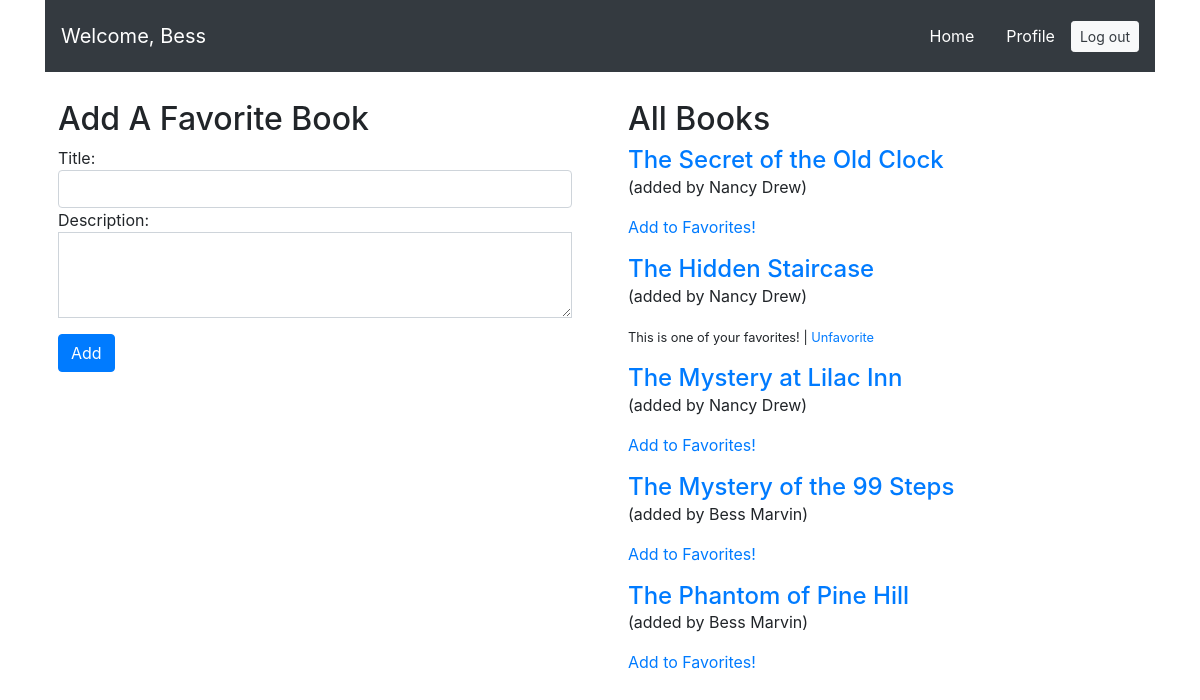
Screenshot of /books/ (signed in) with the database file from the repository.
### login_app/models.py (models this page shows)
class User(models.Model):
    first_name = models.CharField(max_length=45)
    last_name = models.CharField(max_length=45)
    email = models.CharField(max_length=255)
    password = models.CharField(max_length=255)
    created_at = models.DateTimeField(auto_now_add=True)
    updated_at = models.DateTimeField(auto_now=True)
    objects = UserManager()

### book_app/models.py (models this page shows)
class Book(models.Model):
    uploaded_by = models.ForeignKey(User, related_name="books_uploaded", on_delete=models.CASCADE)
    liked_by = models.ManyToManyField(User, related_name="liked_books")
    title = models.CharField(max_length=255)
    desc = models.TextField()
    created_at = models.DateTimeField(auto_now_add=True)
    updated_at = models.DateTimeField(auto_now=True)
    objects = BookManager()

### book_app/views.py (the view)
# urls.py: path('', views.index),
def index(request):
    if 'user_id' not in request.session:  # send back to login
        return redirect('/login')
    context = {
        'all_books': Book.objects.all(),
        'logged_user': User.objects.get(id=request.session['user_id'])
    }
    return render(request, 'book/index.html', context)

### book_app/templates/book/index.html (shortened to what this page needs)
<!DOCTYPE html>
<html lang="en">
<head>
    <link rel="stylesheet" href="https://stackpath.bootstrapcdn.com/bootstrap/4.3.1/css/bootstrap.min.css">
</head>
<body>
    <div class="wrapper container">
        <nav class="navbar navbar-expand-lg navbar-dark bg-dark">
            <a class="navbar-brand" href="/books">Welcome, {{ request.session.username }}</a>
            <div class="collapse navbar-collapse" id="navbarText">
                <span class="navbar-text"><a class="navbar" href="/books">Home</a></span>
                <span class="navbar-text"><a class="navbar" href="/books/profile/{{logged_user.id}}">Profile</a></span>
                <span class="navbar-text"><a class="btn btn-sm btn-light text-dark" href="/logout" role="button">Log out</a></span>
            </div>
        </nav>
        <div class="row">
            <div class="col p-4 m-1">
                <h2 class="display-7">Add A Favorite Book</h2>
                <form action="/books/create" method="POST">
                    <div class="form-group">
                        Title:<input type="text" class="form-control" name="title">
                        Description:<textarea class="form-control rounded-0" rows="3" name="desc"></textarea>
                    </div>
                    <button type="submit" class="btn btn-primary">Add</button>
                </form>
            </div>
            <div class="col p-4 m-1">
                <h2 class="display-7">All Books</h2>
                {% for book in all_books %}
                <div class="form-group">
                    <a href="/books/{{book.id}}"><h4 class="d-inline mr-5">{{book.title}}</h4></a>
                    <p>(added by {{ book.uploaded_by.first_name }} {{ book.uploaded_by.last_name }})</p>
                    {% if logged_user not in book.liked_by.all %}
                        <a href="/books/favorite/{{book.id}}">Add to Favorites!</a>
                    {% else %}
                        <p><small>This is one of your favorites! | <a href="/books/destroy_favorite/{{book.id}}">Unfavorite</a></small></p>
                    {% endif %}
                </div>
                {% endfor %}
            </div>
        </div>
    </div>
</body>
</html>

### rows the page displays
User: session.username "Bess"
Book: title "The Secret of the Old Clock", uploaded_by.first_name "Nancy", uploaded_by.last_name "Drew"
Book: title "The Hidden Staircase", uploaded_by.first_name "Nancy", uploaded_by.last_name "Drew"
Book: title "The Mystery at Lilac Inn", uploaded_by.first_name "Nancy", uploaded_by.last_name "Drew"
Book: title "The Mystery of the 99 Steps", uploaded_by.first_name "Bess", uploaded_by.last_name "Marvin"
Book: title "The Phantom of Pine Hill", uploaded_by.first_name "Bess", uploaded_by.last_name "Marvin"
